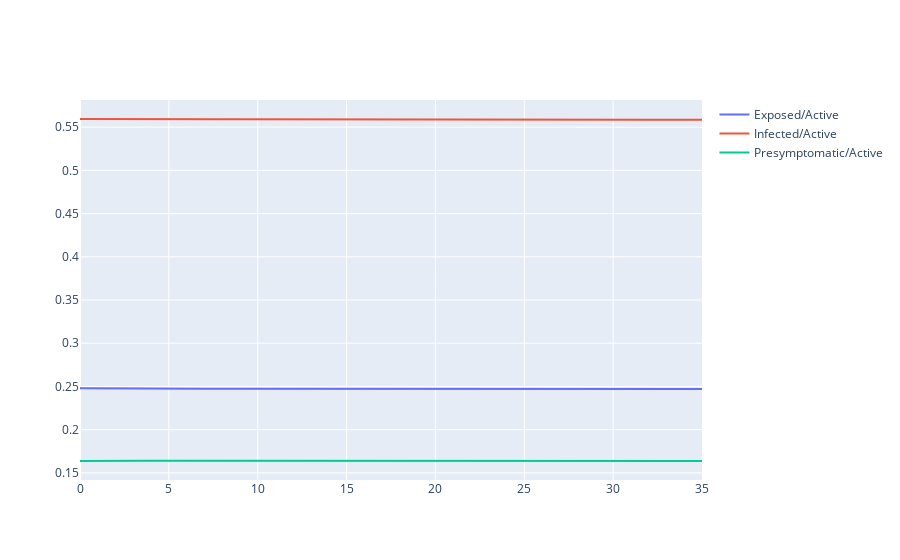

The notebook cell this image was saved under:
### Code cell
figScale = go.Figure()
figScale.add_scatter(y = dfSEIRPAC["E"]/dfSEIRPAC["A"], name="Exposed/Active")
figScale.add_scatter(y = dfSEIRPAC["I"]/dfSEIRPAC["A"], name="Infected/Active")
#figScale.add_scatter(y = dfSEIRPAC["R"]/dfSEIRPAC["A"], name="Removed/Active")
figScale.add_scatter(y = dfSEIRPAC["P"]/dfSEIRPAC["A"], name="Presymptomatic/Active")
#figScale.add_scatter(y = dfSEIRPAC["C"]/dfSEIRPAC["A"], name="Cured/Active")
figScale.show()

### Figure 1 — Plotly figure (JSON) as saved in the notebook; plotly's stock layout.template omitted (floating-point values rounded to 4 significant figures)
{"data": [{"name": "Exposed/Active", "type": "scatter", "y": [0.248, 0.2479, 0.2477, 0.2476, 0.2476, 0.2475, 0.2475, 0.2474, 0.2474, 0.2474, 0.2474, 0.2473, 0.2473, 0.2473, 0.2473, 0.2473, 0.2473, 0.2472, 0.2472, 0.2472, 0.2472, 0.2472, 0.2472, 0.2472, 0.2472, 0.2472, 0.2472, 0.2472, 0.2472, 0.2472, 0.2472, 0.2471, 0.2471, 0.2471, 0.2471, 0.2471]}, {"name": "Infected/Active", "type": "scatter", "y": [0.5594, 0.5595, 0.5594, 0.5594, 0.5593, 0.5593, 0.5592, 0.5591, 0.5591, 0.559, 0.559, 0.5589, 0.5589, 0.5589, 0.5588, 0.5588, 0.5588, 0.5587, 0.5587, 0.5587, 0.5587, 0.5586, 0.5586, 0.5586, 0.5586, 0.5586, 0.5586, 0.5586, 0.5585, 0.5585, 0.5585, 0.5585, 0.5585, 0.5585, 0.5585, 0.5585]}, {"name": "Presymptomatic/Active", "type": "scatter", "y": [0.1637, 0.164, 0.1641, 0.1642, 0.1641, 0.1641, 0.1641, 0.1641, 0.1641, 0.164, 0.164, 0.164, 0.164, 0.164, 0.164, 0.164, 0.164, 0.1639, 0.1639, 0.1639, 0.1639, 0.1639, 0.1639, 0.1639, 0.1639, 0.1639, 0.1639, 0.1639, 0.1639, 0.1639, 0.1639, 0.1639, 0.1639, 0.1639, 0.1639, 0.1639]}], "layout": {}}
